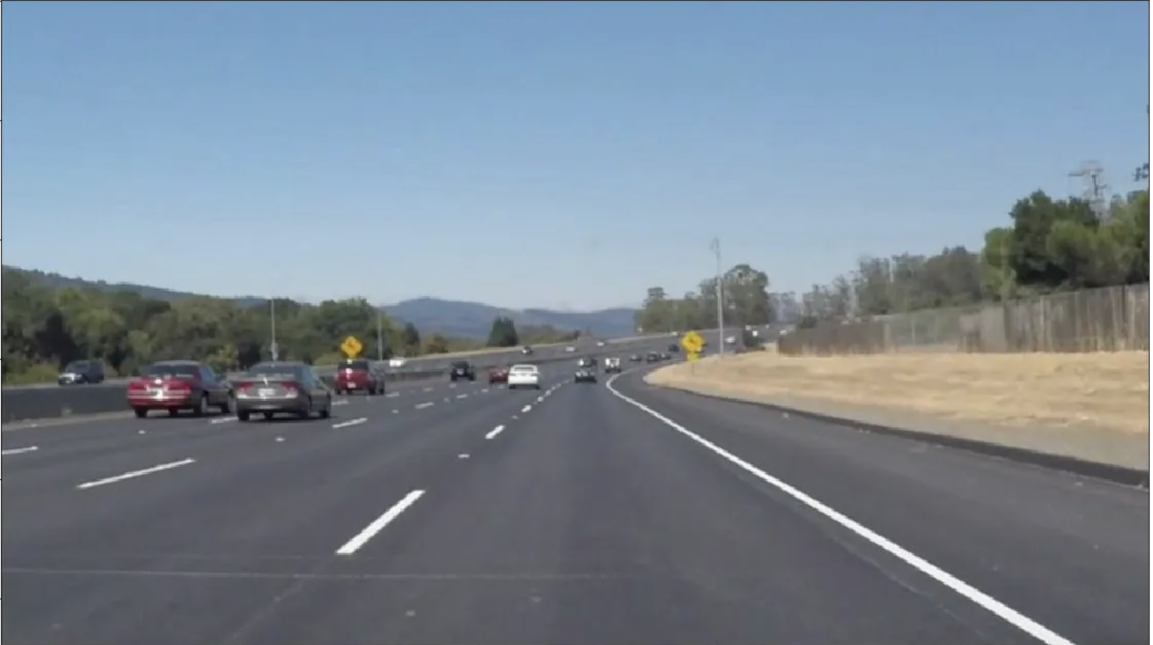
//> input picture resources/images/driving-lane.jpg, 2306 x 1290 px (shown at 1/2 size)
$ ./main   (built with g++ and OpenCV 4)
//> lines starting //> are read from the running program, lines starting //| are printed output that depends on the picture; after the words box and inside, x2 and y2 are one past the last pixel; in counts of white or black regions, pixels touching at a corner belong together
### utils.hpp
#ifndef _UTILS_HPP
#define _UTILS_HPP

#include <iostream>
#include <string>

enum resource
{
    IMAGE = 0,
    VIDEO = 1
};

std::string getResourcePath(std::string path, resource type)
{
    std::cout << "getting resource path" << std::endl;
    switch (type)
    {
        case IMAGE:
            return std::string{"../resources/images/"} + path;
            break;

        case VIDEO:
            return std::string{"../resources/videos/"} + path;
            break;

        default:
            std::cerr << "Invalid resource type...\n";
            return " ";
    }
}


#endif // _UTILS_HPP

### main.cpp
// user headers
#include "utils.hpp"

// lib headers
#include <opencv2/opencv.hpp>

// system headers
#include <iostream>
#include <string>
#include <vector>
#include <cmath>


std::vector<cv::Point> getROIVertices(const cv::Mat& img)
{
    int height = img.rows;
    int width = img.cols;
    return {
        cv::Point(0, height),
        cv::Point(width / 2, height / 2),
        cv::Point(width, height)
    };
}

cv::Mat regionOfInterest(const cv::Mat& img, const std::vector<cv::Point>& vertices) {
    cv::Mat mask = cv::Mat::zeros(img.size(), img.type());
    cv::Scalar match_mask_color = cv::Scalar(255, 255, 255); // White color for the mask

    // Fill the region of interest polygon with white color
    std::vector<std::vector<cv::Point>> pts = {vertices};
    cv::fillPoly(mask, pts, match_mask_color);

    // Bitwise AND operation between the input image and the mask to get the masked image
    cv::Mat masked_image;
    cv::bitwise_and(img, mask, masked_image);

    return masked_image;
}

cv::Mat getLineSegments(cv::Mat& img)
{
    cv::Mat linedImg;
    cv::HoughLinesP(
        img,
        linedImg,
        6,
        M_PI/60,
        160,
        40.0,
        25.0
    );

    if(linedImg.empty()) {
        std::cerr << "Could not get line segments via Hough Transform\n";
    }
    return linedImg;
}

cv::Mat drawLines(cv::Mat img, cv::Mat lines, cv::Scalar color = cv::Scalar(0, 0, 255), int thickness =6) {
    cv::Mat line_img = cv::Mat::zeros(img.size(), CV_8UC3);

    if (lines.empty())
        return img;

    lines = lines.reshape(1, lines.rows / 4);

    for (int i = 0; i < lines.rows; ++i) {
        int x1 = lines.at<int>(i, 0);
        int y1 = lines.at<int>(i, 1);
        int x2 = lines.at<int>(i, 2);
        int y2 = lines.at<int>(i, 3);

        cv::line(line_img, cv::Point(x1, y1), cv::Point(x2, y2), color, thickness);
    }

    cv::addWeighted(img, 0.8, line_img, 4.0, 0.0, img);

    return img;
}

int main(int argc, char** argv)
{
    std::cout << "Starting Lane Detector App!!!!" << std::endl;

    // Read image
    std::string laneImgPath{getResourcePath("driving-lane.jpg", IMAGE)};
    cv::Mat img = cv::imread( laneImgPath, cv::IMREAD_COLOR );
//> img is the input picture: 1290 rows x 2306 cols, CV_8UC3; mean B, G, R 146.7, 134.5, 122

    // Gray scale and Canny image
    cv::Mat imgGray;
    cv::cvtColor(img, imgGray, cv::COLOR_BGR2GRAY);
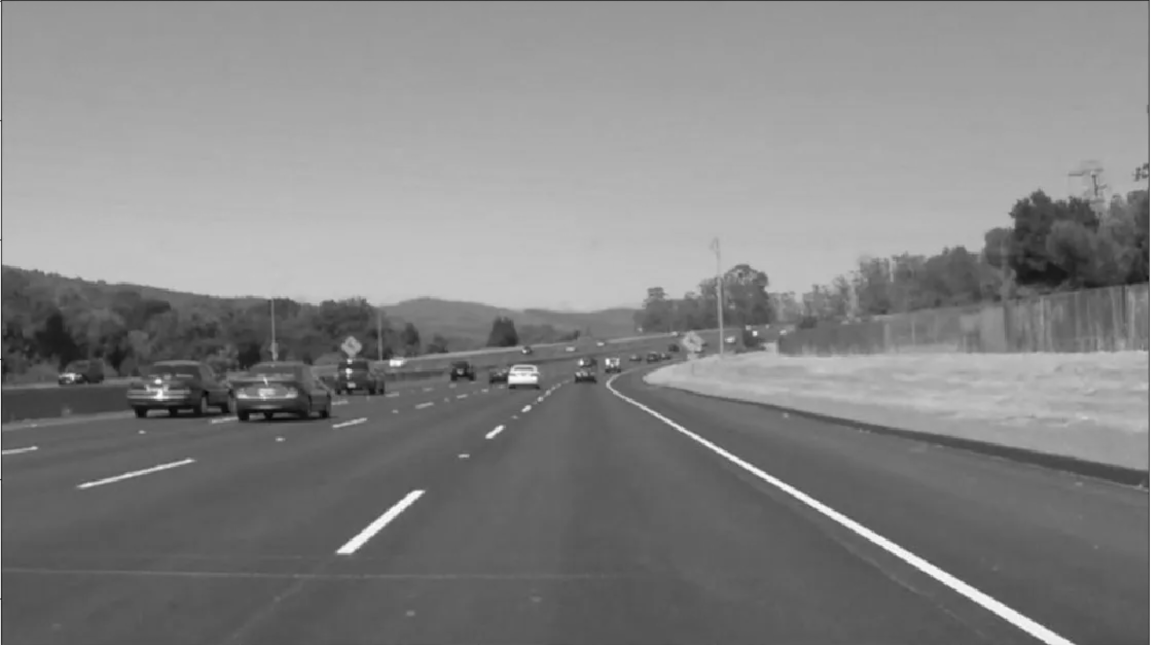
//> imgGray: 1290 rows x 2306 cols, CV_8UC1 (shown at 1/2 size); min 0, max 255, mean 132.2
    cv::Mat imgCanny;
    cv::Canny( imgGray, imgCanny, 100, 200 );
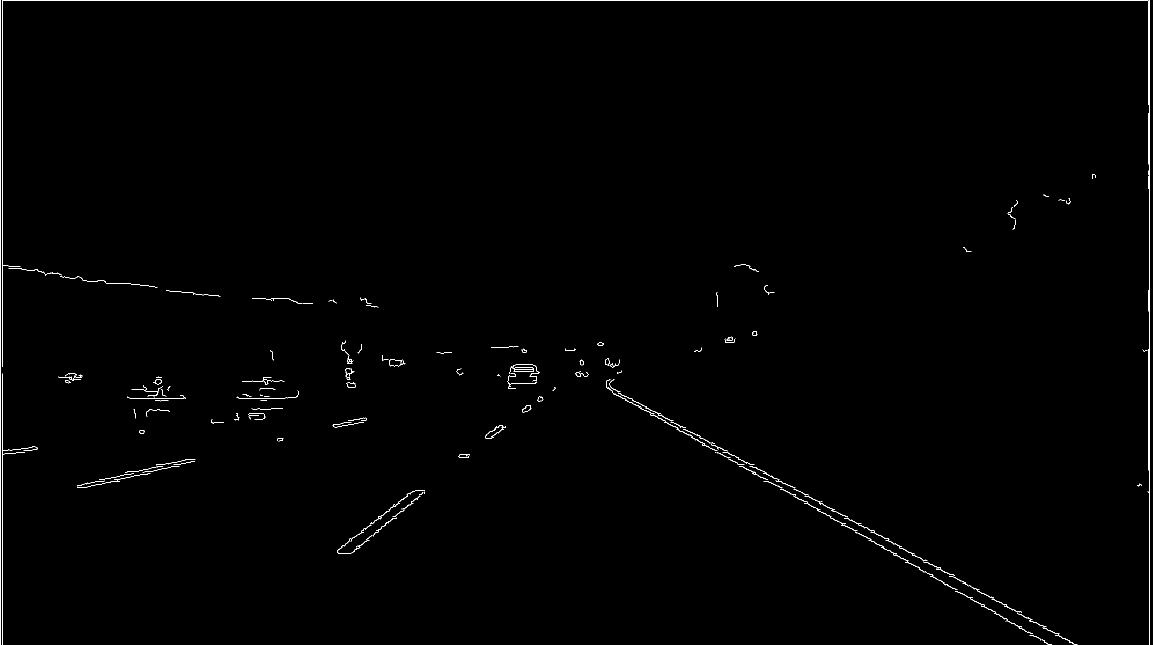
//> imgCanny: 1290 rows x 2306 cols, CV_8UC1 (shown at 1/2 size); 0.53% white in thin lines or dots

    // Get region of interest
    auto ROIvertices = getROIVertices(img);
//> ROIvertices = 3 Points (x, y): [0, 1290], [1153, 645], [2306, 1290]
    auto croppedImage = regionOfInterest(imgCanny, ROIvertices);
//> in regionOfInterest, `std::vector<std::vector<cv::Point>> pts = {vertices};`: pts = 1 contour; box (x1, y1, x2, y2) and area: (0, 645, 2307, 1291) 743685
//> in regionOfInterest, `cv::fillPoly(mask, pts, match_mask_color);`:
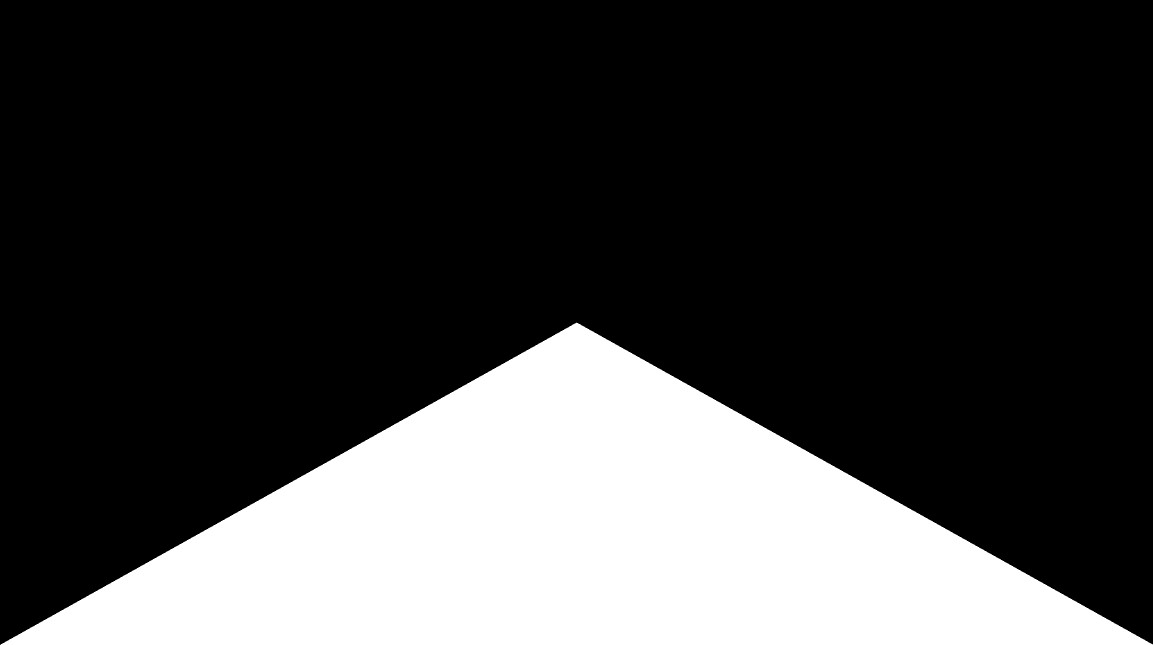
//> mask: 1290 rows x 2306 cols, CV_8UC1 (shown at 1/2 size); 25% white; 1 white region, box (x1, y1, x2, y2) and area: (1, 645, 2306, 1290) 744193
//> in regionOfInterest, `cv::bitwise_and(img, mask, masked_image);`:
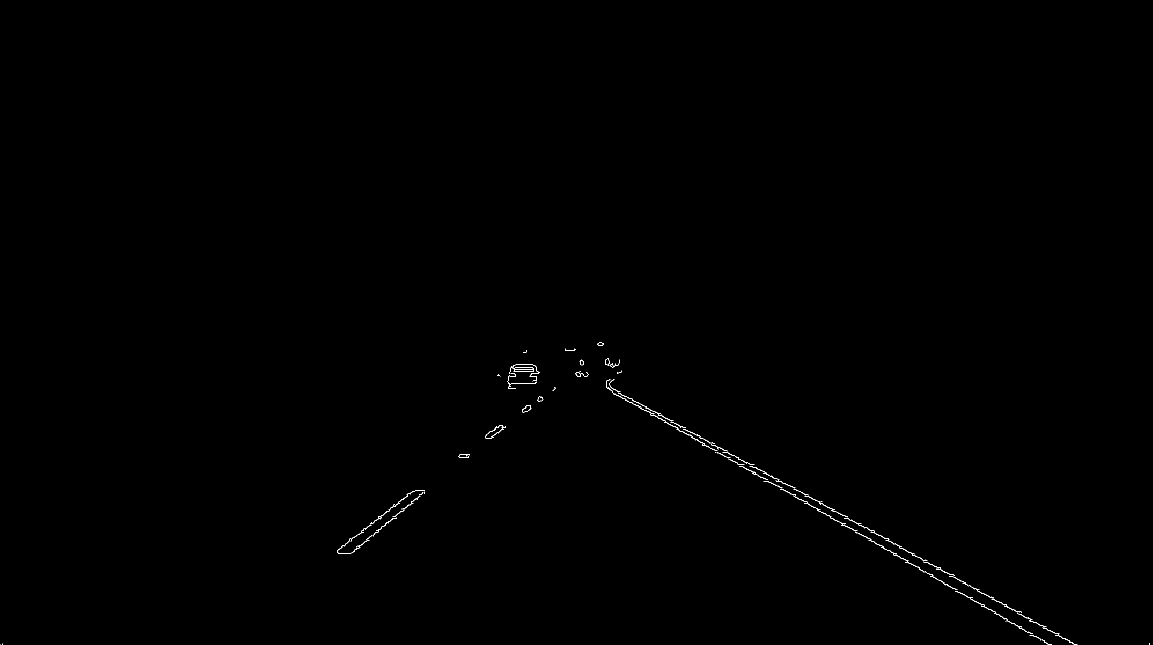
//> masked_image: 1290 rows x 2306 cols, CV_8UC1 (shown at 1/2 size); 0.17% white in thin lines or dots, all inside (x1, y1, x2, y2) = (1, 684, 2300, 1290)

    //get line segments via Hough Transform
    auto linedImg = getLineSegments(croppedImage);
//> in getLineSegments, `cv::HoughLinesP( img, linedImg, 6, M_PI/60, 160, 40.0, 25.0 );`: linedImg = 40 rows, first 6: [1222, 781, 2102, 1289], [1585, 972, 1900, 1153], [1777, 1077, 2114, 1271], [1738, 1081, 2097, 1288], [1641, 1003, 1926, 1167], [727, 1057, 831, 981]

    auto lineDrawn = drawLines(img, linedImg, cv::Scalar(255, 0, 0));
//> the loop in drawLines, `for (int i = 0; i < lines.rows; ++i)` made 10 passes
//> (x1, y1, x2, y2) on passes 1 to 10: (1222, 781, 2102, 1289), (1641, 1003, 1926, 1167), (1591, 995, 2098, 1288), (1503, 933, 1613, 989), (1987, 1195, 2148, 1288), (1963, 1212, 2095, 1288), (674, 1101, 731, 1059), (1270, 808, 2103, 1289), (1045, 822, 1110, 775), (752, 1061, 844, 986)
//> in drawLines, `cv::addWeighted(img, 0.8, line_img, 4.0, 0.0, img);`:
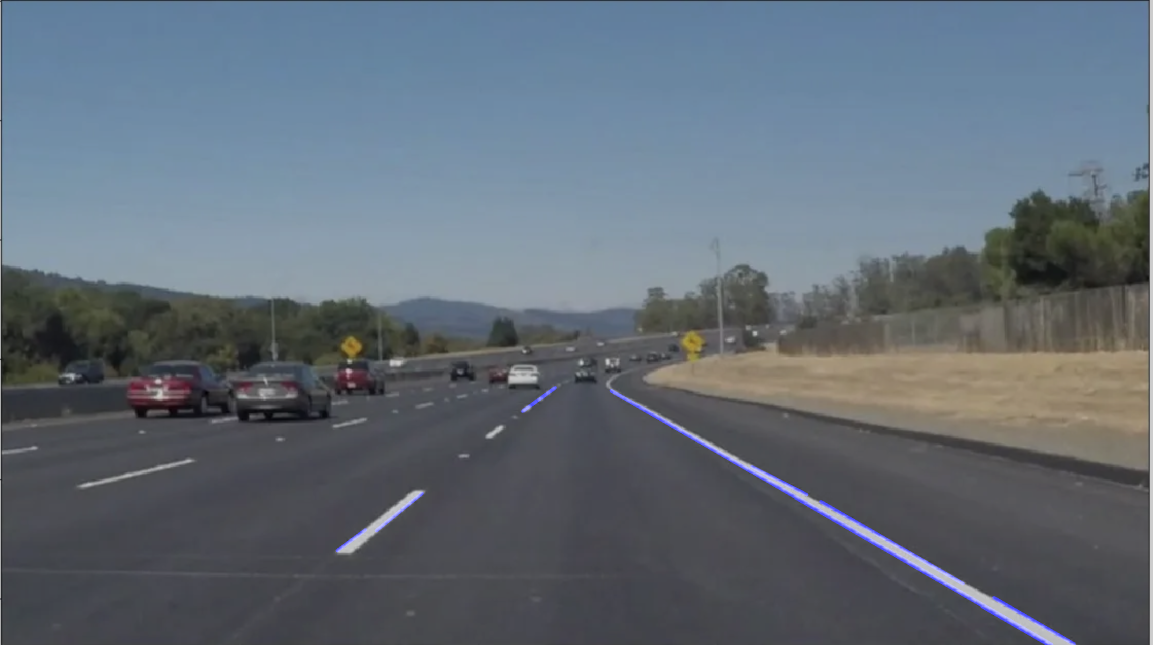
//> img: 1290 rows x 2306 cols, CV_8UC3 (shown at 1/2 size); mean B, G, R 118, 107.6, 97.6

    cv::imshow(" Outline lanes ", lineDrawn);
    auto key = cv::waitKey(0);
//> the space key is pressed
}
